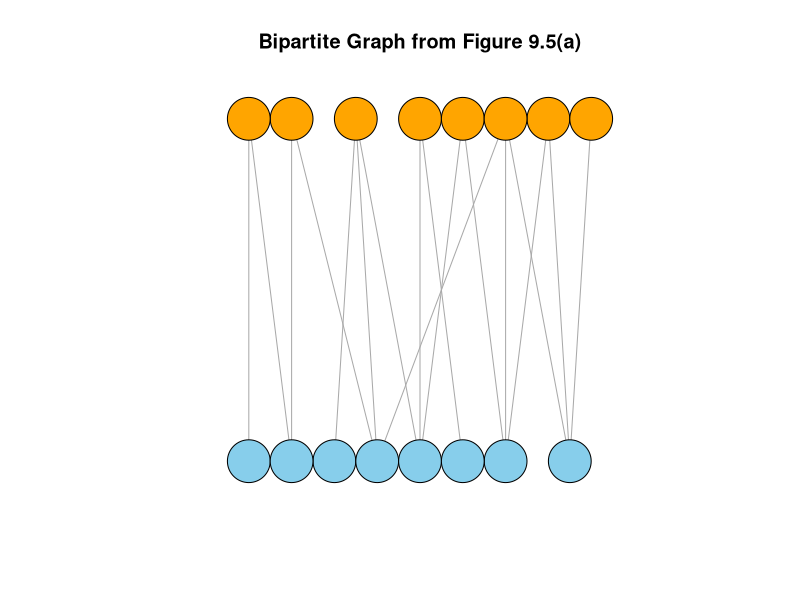

Reproduce this figure in R.
# Calculate the degree of the nodes for both node types in the
# bipartite adjacency matrix from Figure 9.5(a). Find the isolated
# node(s).

library(igraph)

# Bipartite adjacency matrix
A <- matrix(c(
  0,0,1,0,0,0,0,1,
  0,0,0,0,1,1,0,0,
  0,1,1,0,1,0,0,0,
  0,0,0,1,0,0,1,0,
  1,0,0,0,0,0,0,1,
  0,0,0,1,1,0,0,0,
  0,0,1,1,0,0,1,0,
  0,0,0,0,0,0,1,0
), nrow=8, byrow=TRUE)

# Solution 

# Degree for type 1 nodes (rows)
degree_type1 <- rowSums(A)

# Degree for type 2 nodes (columns)
degree_type2 <- colSums(A)

cat("Degree of type 1 nodes (rows):\n")
print(degree_type1)

cat("\nDegree of type 2 nodes (columns):\n")
print(degree_type2)

# Finding isolated nodes
isolated_type1 <- which(degree_type1 == 0)
isolated_type2 <- which(degree_type2 == 0)

cat("\nIsolated type 1 nodes (rows):", if(length(isolated_type1) == 0) "none" else isolated_type1, "\n")
cat("Isolated type 2 nodes (columns):", if(length(isolated_type2) == 0) "none" else isolated_type2, "\n")

################################################################################
# Optional generating a graph

g <- graph_from_incidence_matrix(A)

V(g)$color <- ifelse(V(g)$type, "skyblue", "orange")

plot(
  g,
  vertex.label=NA,
  vertex.size=25,
  layout=layout_as_bipartite,
  main="Bipartite Graph from Figure 9.5(a)"
)
################################################################################